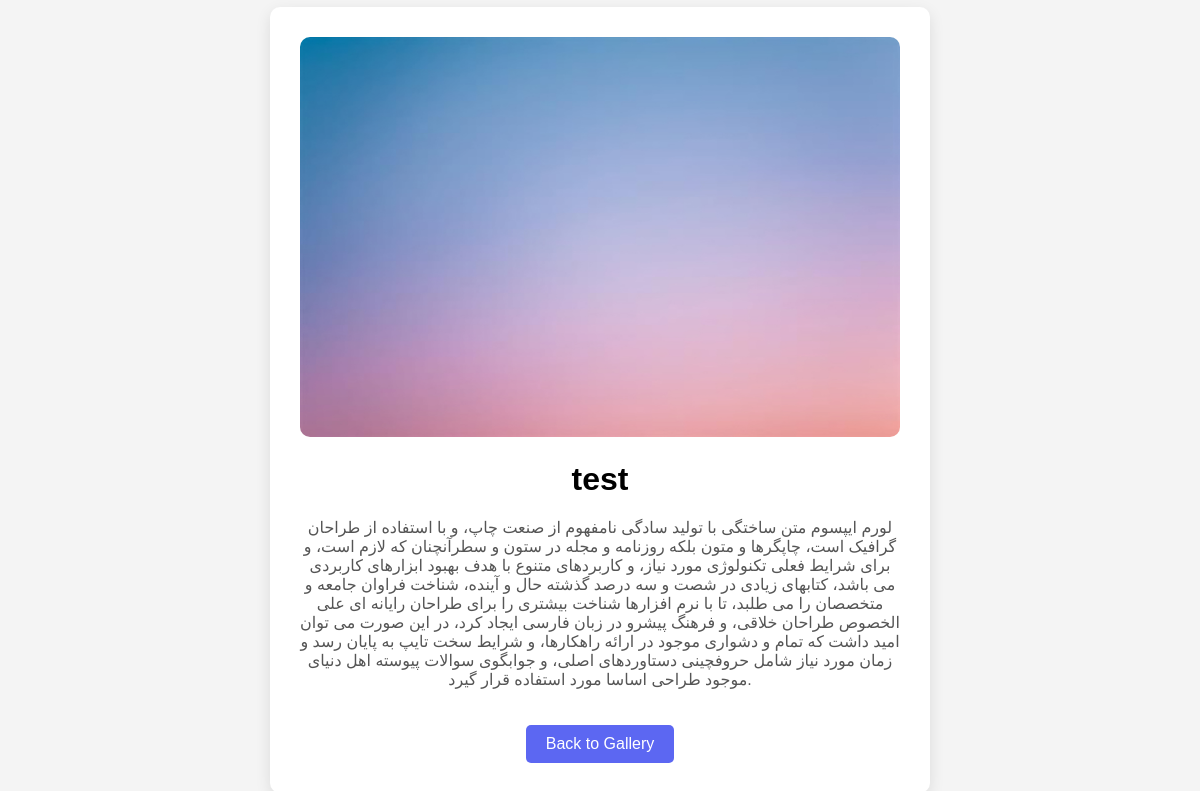
Before: /photo/1/ with the older database file.
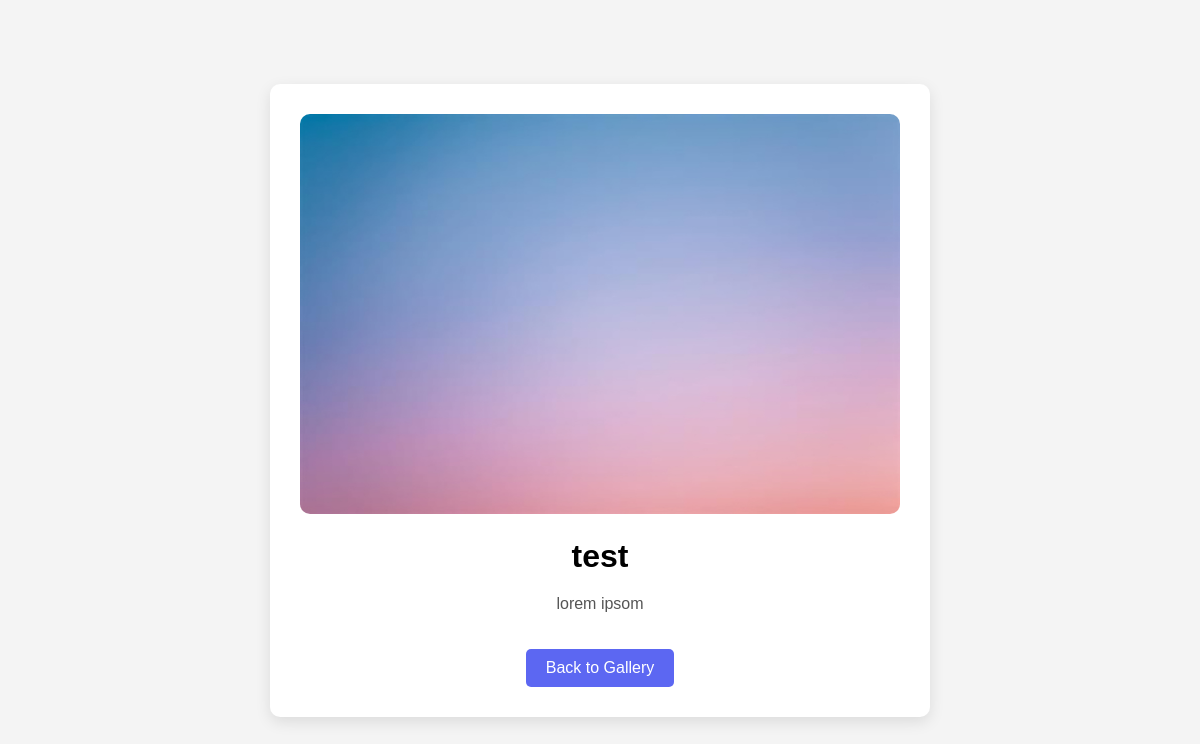
After: the same page with the newer database file.
### home/models.py (models this page shows, shortened)
class Photo(models.Model):
    title = models.CharField(max_length=255)
    image = models.ImageField(upload_to='photos/')
    description = models.TextField(blank=True)
    created_at = models.DateTimeField(auto_now_add=True)
    category = models.ForeignKey(Category, on_delete=models.CASCADE, related_name='photos')

### home/views.py (the view)
# urls.py: path('photo/<int:photo_id>/', views.photo_detail, name='photo_detail'),
def photo_detail(request, photo_id):
    photo = get_object_or_404(Photo, id=photo_id)
    return render(request, 'photo_detail.html', {'photo': photo})

### templates/photo_detail.html (shortened to what this page needs)
<!DOCTYPE html>
<html lang="en">
<head>
</head>
<body>
    <div class="container">
        <img src="{{ photo.image.url }}" alt="{{ photo.title }}">
        <h1>{{ photo.title }}</h1>
        <p>{{ photo.description }}</p>
        <a href="{% url 'gallery' %}">Back to Gallery</a>
    </div>
</body>
</html>

Changed rows visible on the page:
changed Photo "test": description "لورم ایپسوم متن ساختگی با تولید سادگی نامفهوم از صنعت چاپ، و با استفاده از طراحان گرافیک است، چاپگرها و متون بلکه روزنامه و مجله در ستون و سطرآنچنان که لازم است، و برای شرایط فعلی تکنولوژی مورد نیاز، و کاربردهای متنوع با هدف بهبود ابزارهای کاربردی می باشد، کتابهای زیادی در شصت و سه درصد گذشته حال و آینده، شناخت فراوان جامعه و متخصصان را می طلبد، تا با نرم افزارها شناخت بیشتری را برای طراحان رایانه ای علی الخصوص طراحان خلاقی، و فرهنگ پیشرو در زبان فارسی ایجاد کرد، در این صورت می توان امید داشت که تمام و دشواری موجود در ارائه راهکارها، و شرایط سخت تایپ به پایان رسد و زمان مورد نیاز شامل حروفچینی دستاوردهای اصلی، و جوابگوی سوالات پیوسته اهل دنیای موجود طراحی اساسا مورد استفاده قرار گیرد." → "lorem ipsom"
